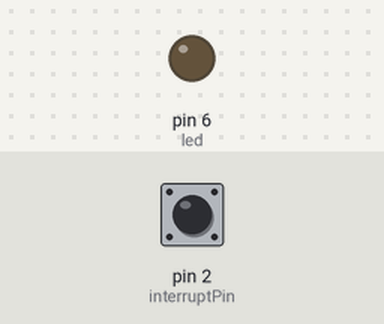
A sketch run on a simulated Arduino Uno, built with avr-gcc and run on an emulated ATmega328P. Shown: output pins drawn as LEDs (lit = HIGH). The inputs (shaded band) are chosen by the test bench; at power-on: pin 2 (interruptPin) HIGH.

Above: at 1.2 s.
1.3 s: pin 2 (interruptPin) pulled LOW for 0.15 s
At 2.4 s:
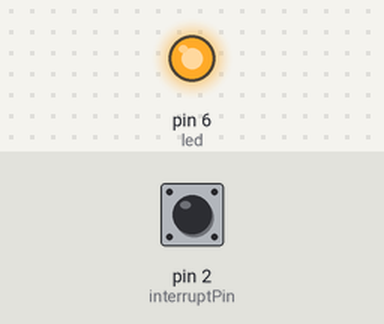
2.9 s: pin 2 (interruptPin) pulled LOW for 1 s
At 3.6 s:
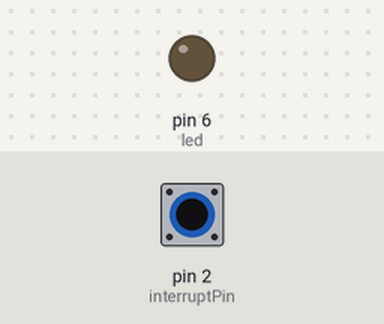
5.4 s: pin 2 (interruptPin) pulled LOW for 3.2 s
At 6.7 s:
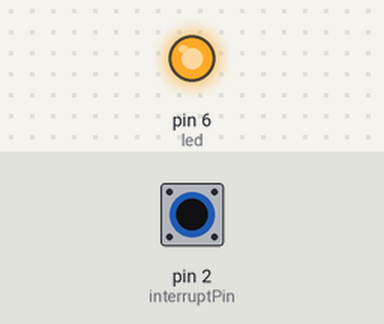
Timing chart, 0 to 8.4 s (numbered marks = the images above; inputs shaded):
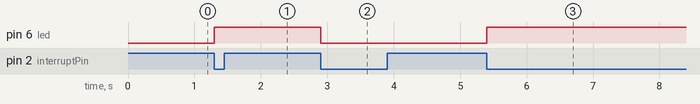

The sketch:

Buttonlock4.ino
```cpp
/**非自锁按键控制模式：按一下得电，再按一下失电，通过中断，实现状态的改变**/

#define led 6
#define interruptPin 2
volatile byte State = LOW;
void setup() {
  pinMode(led, OUTPUT);
  pinMode(interruptPin, INPUT_PULLUP);
  attachInterrupt(digitalPinToInterrupt(interruptPin), use, FALLING);//开中断，下降沿触发
}

void loop() {
  digitalWrite(led, State);
}

/**中断服务函数**/
void use() {
  State = !State;
}
```

Measured:
- after the input at 1.3 s, pin 6 (led): LOW → HIGH at once
- after the input at 2.9 s, pin 6 (led): HIGH → LOW at once
- after the input at 5.4 s, pin 6 (led): LOW → HIGH at once
